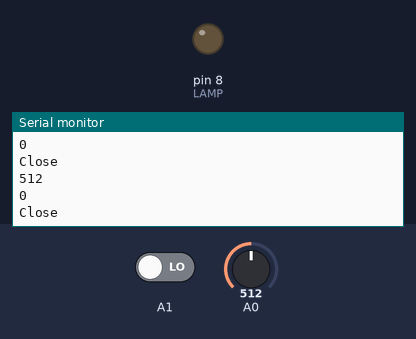
Bench run of a sketch on a simulated Arduino Uno, built with avr-gcc and run on an emulated ATmega328P. Shown: output pins drawn as LEDs (lit = HIGH), the last lines printed to the serial monitor. Inputs (shaded band) come from the test bench; at power-on: A0 = 512, A1 LOW.

Above: at 1.2 s.
1.3 s: A0 set to 109
At 1.8 s:
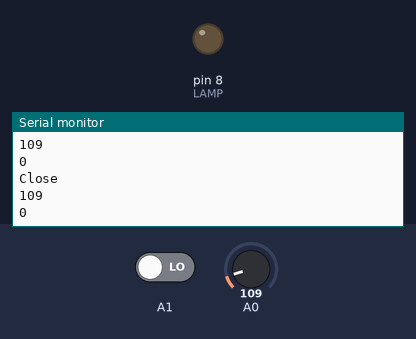
4.3 s: A0 set to 92
At 5.1 s:
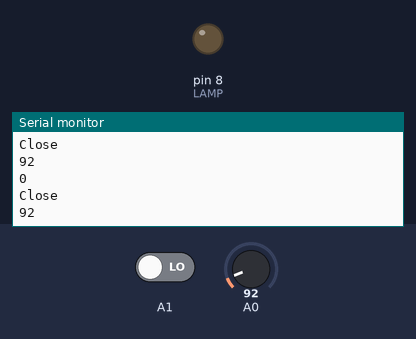
Timing chart, 0 to 7.3 s (numbered marks = the images above; inputs shaded):
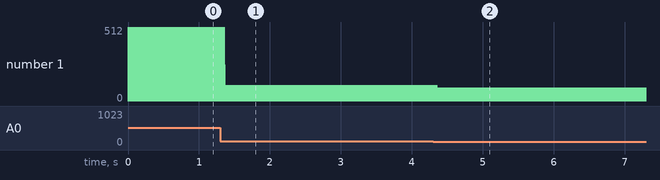

The sketch:

ldr_test.ino
```cpp
#define LAMP  8  // choose the pin for the RELAY</p>
#define PIR 4   // choose the input pin (for PIR sensor)</p>
void setup()
{
  Serial.begin(9600);
  pinMode(LAMP, OUTPUT); // declare lamp as output
  pinMode(PIR,INPUT); // declare sensor as input
}
void loop() {
  int valeur_ldr = analogRead(A0);
  int valeur_pir = digitalRead(A1);
  Serial.println(valeur_ldr);
  Serial.println(valeur_pir);
    if((valeur_ldr<40) && ( valeur_pir == HIGH) ){
       Serial.println("Open");
       analogWrite(LAMP,1000);  // Turn ON the light
       delay(6000);
       }
    else {
       Serial.println("Close");
       digitalWrite(LAMP,LOW); // Turn OFF the light
      }

}
```

Measured:
- after the input at 1.3 s, the serial monitor: prints a new line after 0.07 s (image 1)
- after the input at 4.3 s, the serial monitor: prints a new line after 0.07 s (image 2)
